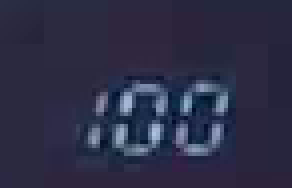
#> input picture tests/fixtures/dual_segment/library/100-093.png, 73 x 47 px (shown 4 times larger); its folder holds only this picture in this run
$ python -i segment_dataset.py   (imports and definitions only)
#> lines starting #> are read from the running program, lines starting #| are printed output that depends on the picture; after the words box and inside, x2 and y2 are one past the last pixel; in counts of white or black regions, pixels touching at a corner belong together
#> further down, picture is the input picture: shape (47, 73, 3); mean B, G, R 70.7, 45.9, 45.3
"""Independent, explicitly labelled image libraries for segmented displays."""
import json
from collections import OrderedDict, Counter
import math
import os
import time
from pathlib import Path
from uuid import uuid4
import shutil
import tempfile
import zipfile

import cv2
import numpy as np
from PyQt5.QtCore import QThread, pyqtSignal
from core.roi_geometry import crop_roi

SEGMENT_MODE = 4  # Existing OCR indices 0..3 must keep their original meaning.


def data_home():
    return Path(os.environ.get('LOCALAPPDATA', str(Path.home()))) / 'PowerbankTestTool' / 'segment_samples'


def library_paths(value):
    values = value if isinstance(value, (list, tuple)) else ([value] if value else [])
    return list(dict.fromkeys(str(Path(p)) for p in values if p))


# [188 lines left out: functions template_catalog, register_template, import_dataset, export_template_package, import_template_package, clean_unlabelled_capture_batches and 1 more, not called in this run]


class DatasetImportWorker(QThread):
    completed = pyqtSignal(int)
    failed = pyqtSignal(str)

    def __init__(self, source, destination):
        super().__init__()
        self.source, self.destination = source, destination

    # [5 lines left out: function run, not called in this run]

    def stop(self):
        # Copying keeps existing data intact; finish the active import before closing.
        pass


def read_json(path, default):
    path = Path(path)
    return json.loads(path.read_text(encoding='utf-8')) if path.exists() else default


# [6 lines left out: function write_json, not called in this run]


def read_image(path):
    return cv2.imdecode(np.fromfile(str(path), dtype=np.uint8), cv2.IMREAD_COLOR)


# [5 lines left out: function write_image, not called in this run]


def crop_digits(frame, roi, rotation=0):
    return crop_roi(frame, roi, rotation, strict=True)


# [88 lines left out: functions read_frame_at, capture_sessions, samples, set_label, validate_ignore_regions, load_ignore_regions, not called in this run]


def save_ignore_regions(root, regions):
    write_json(Path(root) / 'recognition.json',
               {'version': 1, 'ignore_regions': validate_ignore_regions(regions)})


# [27 lines left out: functions ignored_pixels, mask_ocr_regions, not called in this run]


def feature(image, ignore_regions=(), *, threshold=.50):
    """Align the tall digit band, excluding short icons and empty background."""
#> called with ignore_regions = (), threshold = 0.5
    if image is None or image.size == 0:
        return None
    gray = cv2.cvtColor(image, cv2.COLOR_BGR2GRAY) if image.ndim == 3 else image
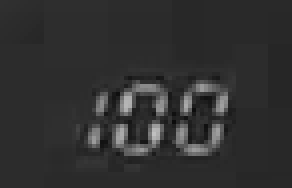
#> gray: shape (47, 73) (shown 4 times larger); min 12, max 192, mean 48.4
    ignored = ignored_pixels(gray.shape, ignore_regions) if ignore_regions else None
    values = gray[~ignored] if ignored is not None else gray
    if not values.size:
        return None
    lo, hi = np.percentile(values, [10, 99])
#> lo = 39; hi = 152
    if hi - lo < 25:
        # A narrow 1 can occupy less than one percent of a generously drawn
        # ROI. Measure its bright tail before declaring the entire ROI dark.
        if values.size < 8:
            return None
        hi = np.partition(values.ravel(), -8)[-8]
        if hi - lo < 25:
            return None
    mask = np.uint8(gray > lo + threshold * (hi - lo)) * 255
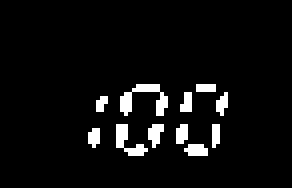
#> mask: shape (47, 73) (shown 4 times larger); 5.2% white in thin lines or dots, all inside (x1, y1, x2, y2) = (22, 21, 57, 39)
    if ignored is not None:
        mask[ignored] = 0
    if np.count_nonzero(mask) < 8 or np.count_nonzero(mask) / values.size >= .65:
        return None
    # Closing is for finding the bounds only: keep the original strokes for
    # comparison. The vertical kernel reconnects the two strokes of digit 1.
    closed = cv2.morphologyEx(mask, cv2.MORPH_CLOSE, np.ones((5, 3), np.uint8))
    if ignored is not None:
        closed[ignored] = 0
    _, _, stats, _ = cv2.connectedComponentsWithStats(closed)
#> stats = [[0, 0, 73, 47, 3214], [29, 21, 13, 18, 103], [44, 21, 13, 18, 89], [22, 24, 5, 13, 25]]
    components = [s for s in stats[1:] if s[cv2.CC_STAT_AREA] >= 5]
#> components = [[29, 21, 13, 18, 103], [44, 21, 13, 18, 89], [22, 24, 5, 13, 25]]
    if not components:
        return None
    tallest = max(s[cv2.CC_STAT_HEIGHT] for s in components)
#> tallest = 18
    # Segment gaps scale with the displayed digits. A fixed five-pixel close
    # can leave a 2 in two short pieces next to a connected 0; the height filter
    # would then discard the 2 and teach the matcher that a lone 0 means 20.
    # Reconnect at the observed digit scale, for bounds only (not the strokes).
    gap_height = max(5, int(np.ceil(tallest * .4)) | 1)
#> gap_height = 9
    if gap_height > 5:
        anchors = [s for s in components if s[cv2.CC_STAT_HEIGHT] >= tallest*.65]
#> anchors has the same summary as components
        band_top = min(s[1] for s in anchors)
#> band_top = 21
        band_bottom = max(s[1]+s[3] for s in anchors)
#> band_bottom = 39
        tolerance = max(2, int(tallest*.2))
#> tolerance = 3
        # Padding prevents closing from extending a digit to a nearby ROI edge.
        padded = cv2.copyMakeBorder(mask, gap_height, gap_height, gap_height, gap_height,
                                   cv2.BORDER_CONSTANT, value=0)
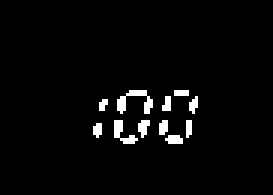
#> padded: shape (65, 91) (shown 3 times larger); 3% white in thin lines or dots, all inside (x1, y1, x2, y2) = (31, 30, 66, 48)
        closed = cv2.morphologyEx(padded, cv2.MORPH_CLOSE, np.ones((gap_height, 3), np.uint8))
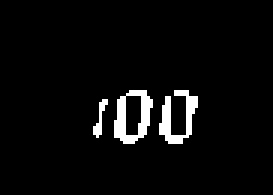
#> closed: shape (65, 91) (shown 3 times larger); 4.2% white; 3 white regions, box (x1, y1, x2, y2) and area: (38, 30, 51, 48) 119, (53, 30, 66, 48) 105, (31, 33, 36, 46) 25
        closed = closed[gap_height:-gap_height, gap_height:-gap_height]
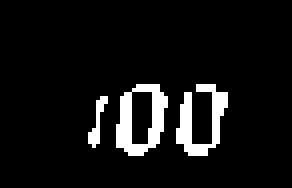
#> closed: shape (47, 73) (shown 4 times larger); 7.3% white; 3 white regions, box (x1, y1, x2, y2) and area: (29, 21, 42, 39) 119, (44, 21, 57, 39) 105, (22, 24, 27, 37) 25
        if ignored is not None:
            closed[ignored] = 0
        _, _, stats, _ = cv2.connectedComponentsWithStats(closed)
#> stats = [[0, 0, 73, 47, 3182], [29, 21, 13, 18, 119], [44, 21, 13, 18, 105], [22, 24, 5, 13, 25]]
        # Keep the original anchors if a new join reaches an indicator outside
        # the digit band. Only add reconnects consistent with the observed band.
        components += [s for s in stats[1:] if s[cv2.CC_STAT_AREA] >= 5
                       and s[1] >= band_top-tolerance
                       and s[1]+s[3] <= band_bottom+tolerance]
#> components = [[29, 21, 13, 18, 103], [44, 21, 13, 18, 89], [22, 24, 5, 13, 25], [29, 21, 13, 18, 119], [44, 21, 13, 18, 105], [22, 24, 5, 13, 25]]
        tallest = max(s[cv2.CC_STAT_HEIGHT] for s in components)
    if tallest < 8:
        return None
    digits = [s for s in components if s[cv2.CC_STAT_HEIGHT] >= tallest*.65]
#> digits has the same summary as components
    # Thin disconnected top/bottom/left strokes need not become tall connected
    # components. Include nearby original strokes in the bounds; otherwise a
    # 9 loses its upper-left stroke and normalizes to exactly the same image as
    # 3. Use the fixed anchors, not a growing flood-fill that could reach icons.
    proximity = max(2, int(np.ceil(tallest * .2)))
#> proximity = 4
    _, _, original, _ = cv2.connectedComponentsWithStats(mask)
#> original = [[0, 0, 73, 47, 3252], [30, 21, 12, 8, 41], [49, 21, 5, 2, 10], [45, 23, 3, 5, 12], [54, 23, 3, 6, 12], [24, 24, 3, 4, 9], [29, 31, 8, 8, 28], [37, 31, 4, 6, 16], [44, 31, 3, 5, 13], [53, 31, 2, 6, 11], [22, 32, 3, 5, 12], [46, 36, 6, 3, 15]]
    neighbours = [s for s in original[1:] if s[cv2.CC_STAT_AREA] >= 3 and any(
        s[0] <= a[0]+a[2]+proximity and s[0]+s[2] >= a[0]-proximity and
        s[1] >= a[1]-proximity and s[1]+s[3] <= a[1]+a[3]+proximity
        for a in digits)]
#> neighbours = [[30, 21, 12, 8, 41], [49, 21, 5, 2, 10], [45, 23, 3, 5, 12], [54, 23, 3, 6, 12], [24, 24, 3, 4, 9], [29, 31, 8, 8, 28], [37, 31, 4, 6, 16], [44, 31, 3, 5, 13], [53, 31, 2, 6, 11], [22, 32, 3, 5, 12], [46, 36, 6, 3, 15]]
    digits += neighbours
#> digits = 17 items, first 6: [29, 21, 13, 18, 103], [44, 21, 13, 18, 89], [22, 24, 5, 13, 25], [29, 21, 13, 18, 119], [44, 21, 13, 18, 105], [22, 24, 5, 13, 25]
    x1 = max(0, min(s[0] for s in digits)-2)
#> x1 = 20
    y1 = max(0, min(s[1] for s in digits)-2)
#> y1 = 19
    x2 = min(mask.shape[1], max(s[0]+s[2] for s in digits)+2)
#> x2 = 59
    y2 = min(mask.shape[0], max(s[1]+s[3] for s in digits)+2)
#> y2 = 41
    mask = mask[y1:y2, x1:x2]
#> mask: shape (22, 39); 20.9% white in thin lines or dots, all inside (x1, y1, x2, y2) = (2, 2, 37, 20)
    # Keep aspect ratio; black padding makes different ROI sizes comparable.
    h, w = mask.shape
#> h = 22; w = 39
    scale = min(96 / w, 64 / h)
#> scale = 2.46
    width, height = max(1, round(w * scale)), max(1, round(h * scale))
#> width = 96; height = 54
    small = cv2.resize(mask, (width, height), interpolation=cv2.INTER_AREA)
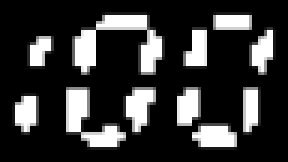
#> small: shape (54, 96) (shown 3 times larger); min 0, max 255, mean 53.2
    canvas = np.zeros((72, 104), np.uint8)
    x, y = (104-width)//2, (72-height)//2
#> x = 4; y = 9
    canvas[y:y+height, x:x+width] = small
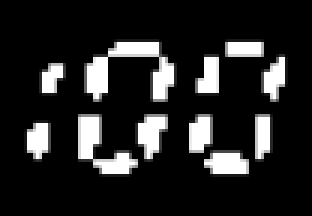
#> canvas: shape (72, 104) (shown 3 times larger); min 0, max 255, mean 36.8
    return canvas


# [32 lines left out: functions stroke_grid, supports_label_width, not called in this run]


class SegmentMatcher:
    # Correlation alone used to accept a wrong digit at .95. These are joint
    # criteria: overall coverage, worst local stroke disagreement, and the
    # margin against a competing label. A lower correlation is only useful
    # when the discriminating strokes also agree.
    STROKE_PENALTY = .30
    MAX_STROKE_MISMATCH = .45

    # [128 lines left out: functions __init__, extract_soc, _cached_scores, _compute_direct, not called in this run]

    def _score_aligned(self, candidates):
        return self._cached_scores(self._alignment_cache, candidates,
                                   self._compute_aligned, 'alignment')

    # [106 lines left out: functions _compute_aligned, _align_templates, _safe_alignment, _admissible, _evidence_key, _score_templates, not called in this run]


# [76 lines that did not run here, left out]

>>> import cv2
>>> picture = cv2.imread('../tests/fixtures/dual_segment/library/100-093.png')
>>> result = feature(picture)

$ run again, on tests/fixtures/dual_segment/library/100-095.png
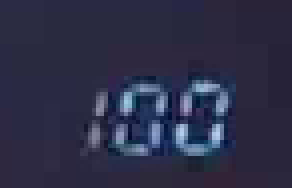
#> input picture tests/fixtures/dual_segment/library/100-095.png, 73 x 47 px (shown 4 times larger)
#> picture is the input picture: shape (47, 73, 3); mean B, G, R 71.7, 46.5, 45.3
#> lo = 40; hi = 156.4
#> in feature, `mask = np.uint8(gray > lo + threshold * (hi - lo)) * 255`:
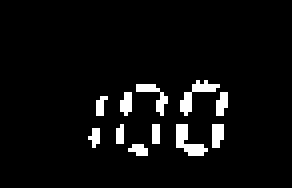
#> mask: shape (47, 73) (shown 4 times larger); 5.1% white in thin lines or dots, all inside (x1, y1, x2, y2) = (22, 20, 57, 39)
#> in feature, `_, _, stats, _ = cv2.connectedComponentsWithStats(closed)`: stats = [[0, 0, 73, 47, 3226], [34, 21, 8, 15, 37], [44, 20, 13, 19, 106], [29, 23, 4, 13, 26], [22, 24, 5, 13, 23], [32, 36, 5, 3, 13]]
#> in feature, `components = [s for s in stats[1:] if s[cv2.CC_STAT_AREA] >= 5]`: components = [[34, 21, 8, 15, 37], [44, 20, 13, 19, 106], [29, 23, 4, 13, 26], [22, 24, 5, 13, 23], [32, 36, 5, 3, 13]]
#> tallest = 19
#> gap_height = 9
#> anchors = [[34, 21, 8, 15, 37], [44, 20, 13, 19, 106], [29, 23, 4, 13, 26], [22, 24, 5, 13, 23]]
#> band_top = 20
#> band_bottom = 39
#> tolerance = 3
#> padded: shape (65, 91); 3% white in thin lines or dots, all inside (x1, y1, x2, y2) = (31, 29, 66, 48)
#> in feature, `_, _, stats, _ = cv2.connectedComponentsWithStats(closed)`: stats = [[0, 0, 73, 47, 3187], [34, 21, 8, 15, 45], [44, 20, 13, 19, 122], [29, 23, 8, 16, 54], [22, 24, 5, 13, 23]]
#> in feature, `components += [s for s in stats[1:] if s[cv2.CC_STAT_AREA] >= 5 and s[..`: components = [[34, 21, 8, 15, 37], [44, 20, 13, 19, 106], [29, 23, 4, 13, 26], [22, 24, 5, 13, 23], [32, 36, 5, 3, 13], [34, 21, 8, 15, 45], [44, 20, 13, 19, 122], [29, 23, 8, 16, 54], [22, 24, 5, 13, 23]]
#> in feature, `digits = [s for s in components if s[cv2.CC_STAT_HEIGHT] >= tallest*.65]`: digits = [[34, 21, 8, 15, 37], [44, 20, 13, 19, 106], [29, 23, 4, 13, 26], [22, 24, 5, 13, 23], [34, 21, 8, 15, 45], [44, 20, 13, 19, 122], [29, 23, 8, 16, 54], [22, 24, 5, 13, 23]]
#> proximity = 4
#> original = [[0, 0, 73, 47, 3255], [34, 21, 8, 8, 22], [45, 20, 10, 9, 29], [30, 23, 3, 6, 14], [54, 23, 3, 6, 14], [24, 24, 3, 5, 10], [29, 31, 2, 5, 9], [38, 31, 2, 5, 10], [44, 31, 8, 8, 31], [53, 31, 3, 6, 16], [22, 32, 3, 5, 10], [32, 36, 5, 3, 11]]
#> neighbours = [[34, 21, 8, 8, 22], [45, 20, 10, 9, 29], [30, 23, 3, 6, 14], [54, 23, 3, 6, 14], [24, 24, 3, 5, 10], [29, 31, 2, 5, 9], [38, 31, 2, 5, 10], [44, 31, 8, 8, 31], [53, 31, 3, 6, 16], [22, 32, 3, 5, 10], [32, 36, 5, 3, 11]]
#> in feature, `digits += neighbours`: digits = 19 items, first 6: [34, 21, 8, 15, 37], [44, 20, 13, 19, 106], [29, 23, 4, 13, 26], [22, 24, 5, 13, 23], [34, 21, 8, 15, 45], [44, 20, 13, 19, 122]
#> x1 = 20
#> y1 = 18
#> x2 = 59
#> y2 = 41
#> in feature, `canvas[y:y+height, x:x+width] = small`:
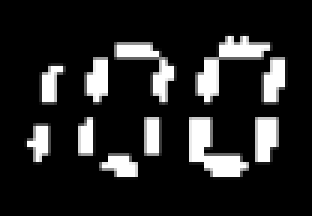
#> canvas: shape (72, 104) (shown 3 times larger); min 0, max 255, mean 36.6
